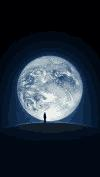
#> input picture dataanalsis/weixin_new.jpg, 100 x 177 px
$ python 43_CNN.py
#> lines starting #> are read from the running program, lines starting #| are printed output that depends on the picture
# !/usr/bin/python3
# <!--encoding='utf-8'-->

import matplotlib.pyplot as plt
import pylab
# pip install opencv-python
import cv2
import numpy as np
from scipy import signal
# 设置原图像
# img = np.array([[10,10,10,10,10],
#                 [10,5,5,5,10],
#                 [10,5,5,5,10],
#                 [10,5,5,5,10],
#                 [10,10,10,10,10]]
#                 )

# 设置卷积核
# fil = np.array([[-1,-1,0],
#                 [-1, 0, 1],
#                 [ 0, 1, 1]])
# 对图像进行卷积操作
# res = signal.convolve2d(img, fil, mode='valid')
# 输出卷积后的结果
# print(res)

# 读取灰度图像
img = cv2.imread("weixin_new.jpg",0)
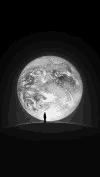
#> img: shape (177, 100); min 0, max 255, mean 42

# 显示灰度图像
plt.imshow(img,cmap="gray")
pylab.show()

# 设置卷积核
fil = np.array([[ -1, -1, 0],
                [ -1,  0, 1],
                [  0,  1, 1]])
# 卷积操作
res = signal.convolve2d(img, fil, mode='valid')
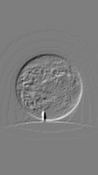
#> res: shape (175, 98) int64; min -510, max 522, mean -0.2; drawn with min black and max white
print(res)
#> (printed output is left out)
# 显示卷积后的图片
plt.imshow(res, cmap="gray")
pylab.show()
